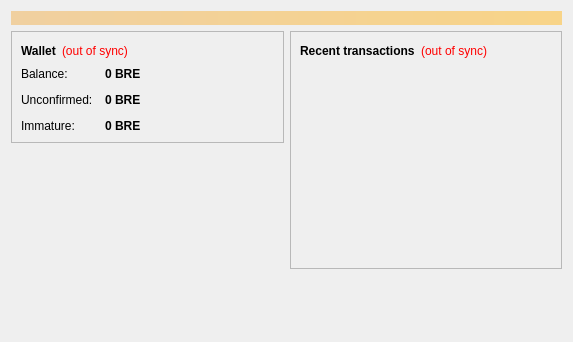
<?xml version="1.0" encoding="UTF-8"?>
<ui version="4.0">
 <class>OverviewPage</class>
 <widget class="QWidget" name="OverviewPage">
  <property name="geometry">
   <rect>
    <x>0</x>
    <y>0</y>
    <width>573</width>
    <height>342</height>
   </rect>
  </property>
  <property name="windowTitle">
   <string>Form</string>
  </property>
  <layout class="QVBoxLayout" name="topLayout">
   <item>
    <widget class="QLabel" name="labelAlerts">
     <property name="visible">
      <bool>false</bool>
     </property>
     <property name="styleSheet">
      <string notr="true">background-color: qlineargradient(x1: 0, y1: 0, x2: 1, y2: 0, stop:0 #F0D0A0, stop:1 #F8D488); color:#000000;</string>
     </property>
     <property name="wordWrap">
      <bool>true</bool>
     </property>
     <property name="margin">
      <number>3</number>
     </property>
    </widget>
   </item>
   <item>
    <layout class="QHBoxLayout" name="horizontalLayout" stretch="1,1">
     <item>
      <layout class="QVBoxLayout" name="verticalLayout_2">
       <item>
        <widget class="QFrame" name="frame">
         <property name="frameShape">
          <enum>QFrame::StyledPanel</enum>
         </property>
         <property name="frameShadow">
          <enum>QFrame::Raised</enum>
         </property>
         <layout class="QVBoxLayout" name="verticalLayout_4">
          <item>
           <layout class="QHBoxLayout" name="horizontalLayout_4">
            <item>
             <widget class="QLabel" name="label_5">
              <property name="font">
               <font>
                <weight>75</weight>
                <bold>true</bold>
               </font>
              </property>
              <property name="text">
               <string>Wallet</string>
              </property>
             </widget>
            </item>
            <item>
             <widget class="QLabel" name="labelWalletStatus">
              <property name="toolTip">
               <string>The displayed information may be out of date. Your wallet automatically synchronizes with the BreedSystems network after a connection is established, but this process has not completed yet.</string>
              </property>
              <property name="styleSheet">
               <string notr="true">QLabel { color: red; }</string>
              </property>
              <property name="text">
               <string notr="true">(out of sync)</string>
              </property>
              <property name="alignment">
               <set>Qt::AlignLeading|Qt::AlignLeft|Qt::AlignVCenter</set>
              </property>
             </widget>
            </item>
            <item>
             <spacer name="horizontalSpacer_2">
              <property name="orientation">
               <enum>Qt::Horizontal</enum>
              </property>
              <property name="sizeHint" stdset="0">
               <size>
                <width>40</width>
                <height>20</height>
               </size>
              </property>
             </spacer>
            </item>
           </layout>
          </item>
          <item>
           <layout class="QFormLayout" name="formLayout_2">
            <property name="fieldGrowthPolicy">
             <enum>QFormLayout::AllNonFixedFieldsGrow</enum>
            </property>
            <property name="horizontalSpacing">
             <number>12</number>
            </property>
            <property name="verticalSpacing">
             <number>12</number>
            </property>
            <item row="0" column="0">
             <widget class="QLabel" name="label">
              <property name="text">
               <string>Balance:</string>
              </property>
             </widget>
            </item>
            <item row="0" column="1">
             <widget class="QLabel" name="labelBalance">
              <property name="font">
               <font>
                <weight>75</weight>
                <bold>true</bold>
               </font>
              </property>
              <property name="cursor">
               <cursorShape>IBeamCursor</cursorShape>
              </property>
              <property name="toolTip">
               <string>Your current balance</string>
              </property>
              <property name="text">
               <string notr="true">0 BRE</string>
              </property>
              <property name="textInteractionFlags">
               <set>Qt::LinksAccessibleByMouse|Qt::TextSelectableByKeyboard|Qt::TextSelectableByMouse</set>
              </property>
             </widget>
            </item>
            <item row="1" column="0">
             <widget class="QLabel" name="label_3">
              <property name="text">
               <string>Unconfirmed:</string>
              </property>
             </widget>
            </item>
            <item row="1" column="1">
             <widget class="QLabel" name="labelUnconfirmed">
              <property name="font">
               <font>
                <weight>75</weight>
                <bold>true</bold>
               </font>
              </property>
              <property name="cursor">
               <cursorShape>IBeamCursor</cursorShape>
              </property>
              <property name="toolTip">
               <string>Total of transactions that have yet to be confirmed, and do not yet count toward the current balance</string>
              </property>
              <property name="text">
               <string notr="true">0 BRE</string>
              </property>
              <property name="textInteractionFlags">
               <set>Qt::LinksAccessibleByMouse|Qt::TextSelectableByKeyboard|Qt::TextSelectableByMouse</set>
              </property>
             </widget>
            </item>
            <item row="2" column="0">
             <widget class="QLabel" name="labelImmatureText">
              <property name="text">
               <string>Immature:</string>
              </property>
             </widget>
            </item>
            <item row="2" column="1">
             <widget class="QLabel" name="labelImmature">
              <property name="font">
               <font>
                <weight>75</weight>
                <bold>true</bold>
               </font>
              </property>
              <property name="toolTip">
               <string>Mined balance that has not yet matured</string>
              </property>
              <property name="text">
               <string notr="true">0 BRE</string>
              </property>
              <property name="textInteractionFlags">
               <set>Qt::LinksAccessibleByMouse|Qt::TextSelectableByKeyboard|Qt::TextSelectableByMouse</set>
              </property>
             </widget>
            </item>
           </layout>
          </item>
         </layout>
        </widget>
       </item>
       <item>
        <spacer name="verticalSpacer">
         <property name="orientation">
          <enum>Qt::Vertical</enum>
         </property>
         <property name="sizeHint" stdset="0">
          <size>
           <width>20</width>
           <height>40</height>
          </size>
         </property>
        </spacer>
       </item>
      </layout>
     </item>
     <item>
      <layout class="QVBoxLayout" name="verticalLayout_3">
       <item>
        <widget class="QFrame" name="frame_2">
         <property name="frameShape">
          <enum>QFrame::StyledPanel</enum>
         </property>
         <property name="frameShadow">
          <enum>QFrame::Raised</enum>
         </property>
         <layout class="QVBoxLayout" name="verticalLayout">
          <item>
           <layout class="QHBoxLayout" name="horizontalLayout_2">
            <item>
             <widget class="QLabel" name="label_4">
              <property name="text">
               <string>&lt;b&gt;Recent transactions&lt;/b&gt;</string>
              </property>
             </widget>
            </item>
            <item>
             <widget class="QLabel" name="labelTransactionsStatus">
              <property name="toolTip">
               <string>The displayed information may be out of date. Your wallet automatically synchronizes with the BreedSystems network after a connection is established, but this process has not completed yet.</string>
              </property>
              <property name="styleSheet">
               <string notr="true">QLabel { color: red; }</string>
              </property>
              <property name="text">
               <string notr="true">(out of sync)</string>
              </property>
              <property name="alignment">
               <set>Qt::AlignRight|Qt::AlignTrailing|Qt::AlignVCenter</set>
              </property>
             </widget>
            </item>
            <item>
             <spacer name="horizontalSpacer">
              <property name="orientation">
               <enum>Qt::Horizontal</enum>
              </property>
              <property name="sizeHint" stdset="0">
               <size>
                <width>40</width>
                <height>20</height>
               </size>
              </property>
             </spacer>
            </item>
           </layout>
          </item>
          <item>
           <widget class="QListView" name="listTransactions">
            <property name="styleSheet">
             <string notr="true">QListView { background: transparent; }</string>
            </property>
            <property name="frameShape">
             <enum>QFrame::NoFrame</enum>
            </property>
            <property name="verticalScrollBarPolicy">
             <enum>Qt::ScrollBarAlwaysOff</enum>
            </property>
            <property name="horizontalScrollBarPolicy">
             <enum>Qt::ScrollBarAlwaysOff</enum>
            </property>
            <property name="selectionMode">
             <enum>QAbstractItemView::NoSelection</enum>
            </property>
           </widget>
          </item>
         </layout>
        </widget>
       </item>
       <item>
        <spacer name="verticalSpacer_2">
         <property name="orientation">
          <enum>Qt::Vertical</enum>
         </property>
         <property name="sizeHint" stdset="0">
          <size>
           <width>20</width>
           <height>40</height>
          </size>
         </property>
        </spacer>
       </item>
      </layout>
     </item>
    </layout>
   </item>
  </layout>
 </widget>
 <resources/>
 <connections/>
</ui>
